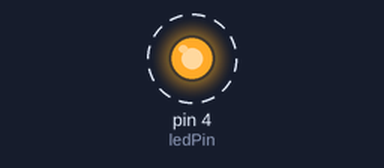
Bench run of a sketch on a simulated Arduino Uno, built with avr-gcc and run on an emulated ATmega328P. Shown: output pins drawn as LEDs (lit = HIGH). Dashed ring = blinking. What the sketch prints to the serial monitor is not drawn.

Above: at 0.05 s.
Timing chart, 0 to 3.0 s (numbered marks = the images above):
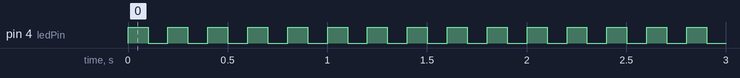

Measured:
- by itself, pin 4 (ledPin): alternates HIGH for 0.10 s and LOW for 0.10 s

The sketch:

DigitalOutput.ino
```cpp
int ledPin=4;

void setup()
{
  pinMode(ledPin, OUTPUT);
  Serial.begin(9600);
}

void loop()
{
  Serial.println("LED is ON");
  digitalWrite(ledPin, HIGH);
  delay(100);

  Serial.println("LED is OFF");
  digitalWrite(ledPin, LOW);
  delay(100);
}
```
